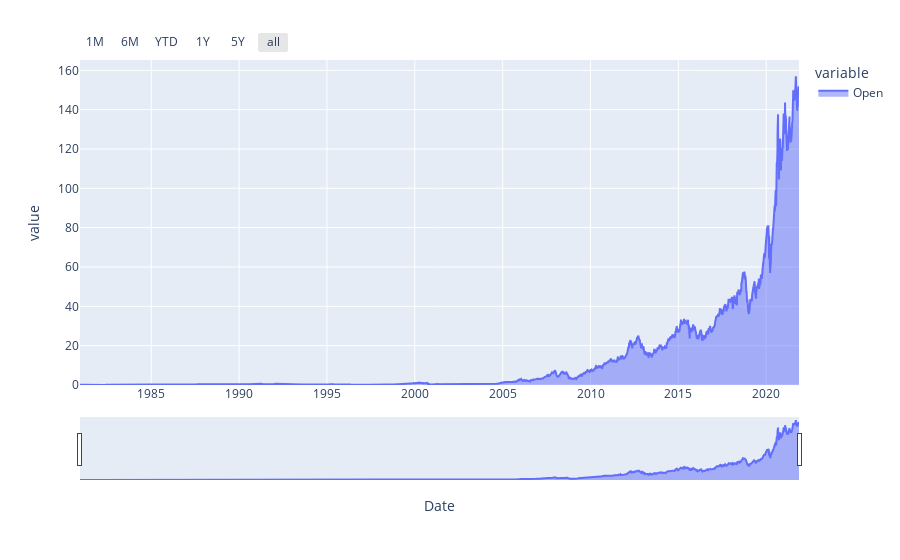

Source (notebook cell):
### Code cell
import plotly.express as px
hist = yf.download("AAPL", interval = "1d")
fig = px.area(hist.Open)
fig.update_xaxes(
    rangeslider_visible=True,
    rangeselector=dict(
        buttons=list([
            dict(count=1, label="1M", step="month", stepmode="backward"),
            dict(count=6, label="6M", step="month", stepmode="backward"),
            dict(count=1, label="YTD", step="year", stepmode="todate"),
            dict(count=1, label="1Y", step="year", stepmode="backward"),
            dict(count=5, label="5Y", step="year", stepmode="backward"),
            dict(step="all")
        ])
    ),rangeselector_bgcolor="white"
)

fig.show()

### Figure 1 — Plotly figure (JSON) as saved in the notebook; plotly's stock layout.template omitted (floating-point values rounded to 4 significant figures; data arrays with more than 128 entries replaced by an {"elided": "..."} marker saying what was removed)
{"data": [{"hovertemplate": "variable=Open<br>Date=%{x}<br>value=%{y}<extra></extra>", "legendgroup": "Open", "line": {"color": "#636efa"}, "marker": {"symbol": "circle"}, "mode": "lines", "name": "Open", "orientation": "v", "showlegend": true, "stackgroup": "1", "type": "scatter", "x": {"elided": "10319 str values"}, "xaxis": "x", "y": {"elided": "10319 float values"}, "yaxis": "y"}], "layout": {"legend": {"title": {"text": "variable"}, "tracegroupgap": 0}, "margin": {"t": 60}, "xaxis": {"anchor": "y", "domain": [0, 1], "rangeselector": {"bgcolor": "white", "buttons": [{"count": 1, "label": "1M", "step": "month", "stepmode": "backward"}, {"count": 6, "label": "6M", "step": "month", "stepmode": "backward"}, {"count": 1, "label": "YTD", "step": "year", "stepmode": "todate"}, {"count": 1, "label": "1Y", "step": "year", "stepmode": "backward"}, {"count": 5, "label": "5Y", "step": "year", "stepmode": "backward"}, {"step": "all"}]}, "rangeslider": {"visible": true}, "title": {"text": "Date"}}, "yaxis": {"anchor": "x", "domain": [0, 1], "title": {"text": "value"}}}}
